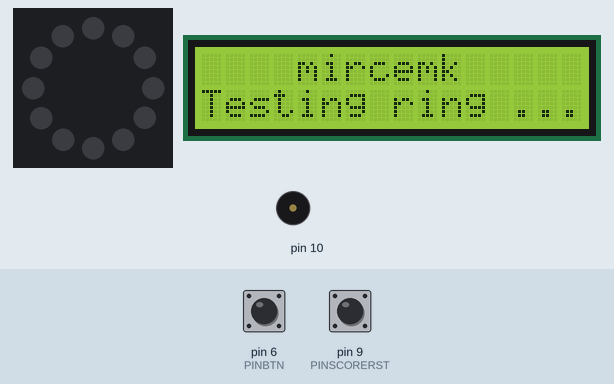
This sketch was run on a simulated Arduino Uno, built with avr-gcc and run on an emulated ATmega328P. On the bench: 12 RGB LEDs in a ring, first at the top, clockwise, 16×2 character LCD, buzzer (waves = sounding). The inputs (shaded band) are chosen by the test bench; at power-on: pin 6 (PINBTN) HIGH, pin 9 (PINSCORERST) HIGH. Dim RGB values are drawn brighter than linear; random numbers use the default seed unless the sketch sets one; what the sketch prints to the serial monitor is not drawn.

Above: at 1.2 s.
1.3 s: pin 6 (PINBTN) pulled LOW for 3.2 s
At 4.3 s:
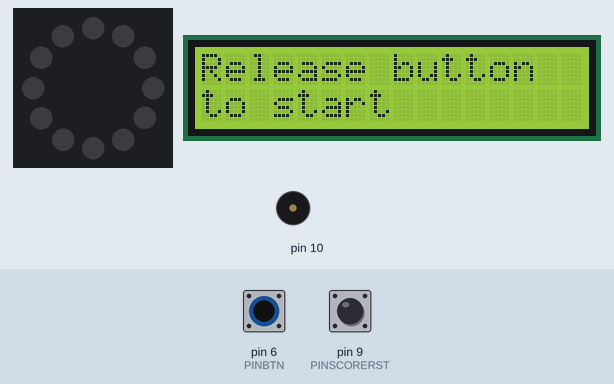
5.1 s: pin 6 (PINBTN) pulled LOW for 0.15 s
At 7.9 s:
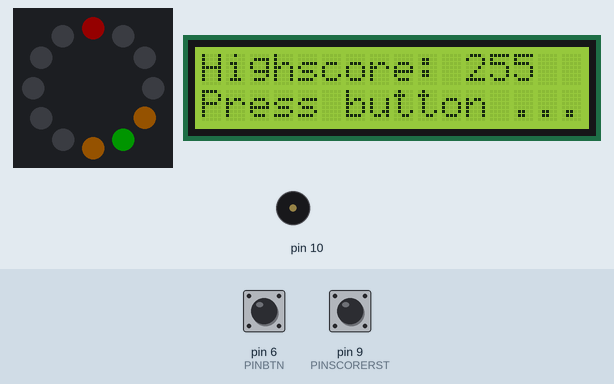
8.2 s: pin 6 (PINBTN) pulled LOW for 1 s
At 9.0 s:
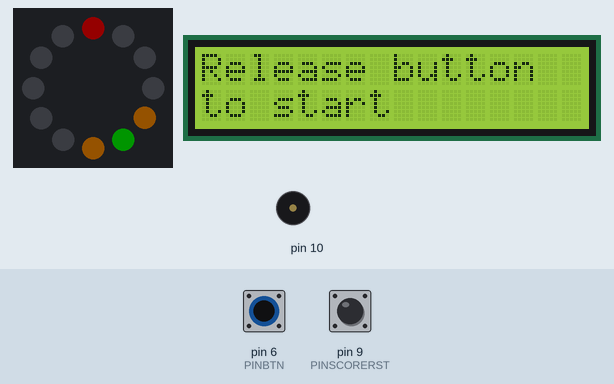
Timing chart, 0 to 18.8 s (numbered marks = the images above; inputs shaded):
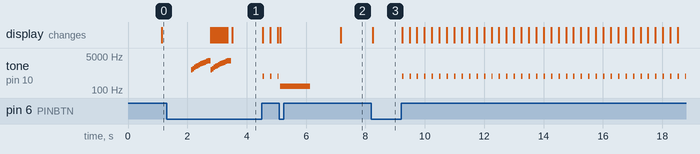

The sketch:

arduino_code.ino
```cpp
// (licence header left out)
#include <Adafruit_NeoPixel.h>
#include <Wire.h>
#include <LiquidCrystal_I2C.h>
#include <EEPROM.h>

//Defines
#define NUMPIXELS   12  // Popular NeoPixel ring size or edit the number of LEDs
#define PIN         2   // Data-Pin to ring or strip
#define PINBTN      6   // Pin for Player-button
#define PINSCORERST 9   // Pin to reset score during first run

#define DISABLEWINDOW 3 //Rounds before the LED before and after target is not valid anymore

//Player-Dot speed defines
#define STARTINTERVAL 250 //"Normal" move
#define MAXINTERVAL 500   //Very slow move
#define MININTERVAL 50    //Very fast move

//Create objects
LiquidCrystal_I2C lcd(0x27,16,2);  // set the LCD adress
Adafruit_NeoPixel pixels(NUMPIXELS, PIN, NEO_GRB + NEO_KHZ800); //Init NeoPixel object

bool bFirstRun, bSecureWindow;
int iState = 1;
int iTargetPos, iPlayerPos, iStoredHighscore, iRound, iScore, iInterval;  //Vars for the game
int iLastButtonPressed, iButtonState, iDebounceButton;  //Vars to debounce button
unsigned long iLastPlayerMove, ulLastDebounceTime;      //Timer to debouce button
unsigned long ulDebounceButton = 10;                    //Debounce-time
int i = 0;
void setup() {
  Serial.begin(115200);
  Serial.println("Init serial communication: DONE");

  //Begin init for WS218B-ring or -strip
  pixels.begin(); // INITIALIZE NeoPixel strip object (REQUIRED)
  pixels.clear(); // Set all pixels to "off"
  pixels.setBrightness(20); // Set brightness to 20%
  pixels.show();   // Send the updated pixel colors to the hardware.
  Serial.println("Init WS218B-ring: DONE");

  //Begin init display
  lcd.init();
  lcd.backlight();
  lcd.clear();
  Serial.println("Init LCD display: DONE");

  randomSeed(analogRead(0));  // Make randome more randome
  Serial.println("Make randome more randome: DONE");

  //Read latest highscore from EEPROM
  iStoredHighscore = EEPROM.read(0);
  Serial.println("Last stored highscore: " + String(iStoredHighscore));

  //Init button with internal pullup-resistor
  pinMode(PINBTN,INPUT_PULLUP); //GameBTN
  pinMode(PINSCORERST,INPUT_PULLUP); //Reset-Pin for score

  //Init some basic-vars
  bFirstRun = true; //Enable firstrun
  iLastButtonPressed = digitalRead(PINBTN); //Init iLastButtonPressed
  iButtonState = digitalRead(PINBTN); //Init iButtonstate
}

void loop() {
  int iDebounceButton = DebounceButton(); //Check and debounce button

  if(!bFirstRun)
  {
    if(iState == 1) //Startscreen
    {
      bSecureWindow = true;
      iRound = 1;
      iScore = 0;
      iInterval = STARTINTERVAL;
      lcd.clear();
      lcd.home();
      lcd.print("Highscore: " + String(iStoredHighscore));
      lcd.setCursor(0,1);
      lcd.print("Press button ...");
      iState = 2;
    }
    if(iState == 2) //Get Button pressed
    {
      if(iDebounceButton == LOW)
      {
        if(iRound == 1) //Only show once during game
          Serial.println("-------- New game --------");
        lcd.clear();
        lcd.home();
        lcd.print("Release button");
        lcd.setCursor(0,1);
        lcd.print("to start");
        iState = 3;
      }
    }
    if(iState == 3) //Init next round
    {
      if(iDebounceButton == HIGH)
      {
        lcd.clear();
        lcd.home();
        lcd.print("Round: " + String(iRound));
        Serial.println("Round: " + String(iRound));
        lcd.setCursor(0,1);
        lcd.print("Score: " + String(iScore));
        Serial.println("Score: " + String(iScore));

        iTargetPos = random(0,NUMPIXELS-1);
        Serial.println("New target pos: " + String(iTargetPos));
        iPlayerPos = random(0,NUMPIXELS-1);
        while(iTargetPos == iPlayerPos)
          iPlayerPos = random(0,NUMPIXELS-1);
        Serial.println("Player start pos: " + String(iPlayerPos));
        iState = 4;
      }
    }
    if(iState == 4) //Draw target and playes dot
    {
      DrawNextTarget(iTargetPos, bSecureWindow);  //Draw new target
      DrawPlayer(iPlayerPos);                     //Draw player dot
      iLastPlayerMove = millis();                 //Update timer for moving
      iState = 5;
    }
    if(iState == 5) //Wait pressing button and move player dot
    {
      if(iDebounceButton == LOW)
      {
        iState = 6;
      }
      else
      {
        unsigned long currentMillis = millis();
        if(currentMillis - iLastPlayerMove > iInterval)
        {
          iPlayerPos++;
          if(iPlayerPos >= NUMPIXELS)
            iPlayerPos = 0;
          DrawNextTarget(iTargetPos, bSecureWindow);
          DrawPlayer(iPlayerPos);
          iLastPlayerMove = currentMillis;
        }
      }
    }
    if(iState == 6) //Check if player win
    {
      if(CheckPlayerPos())  //Winner or loser?
      {
        iScore++; //Update score
        tone(10, 3000, 100);
        iRound++; //Update rounds
        iState = 2; //Go back to release button
        if(iRound > DISABLEWINDOW)  //Only target
        {
          bSecureWindow = false;
          iInterval = random(MININTERVAL,MAXINTERVAL);
        }
        else
          iInterval = random(STARTINTERVAL-50,MAXINTERVAL);
        Serial.println("New interval: " + String(iInterval));
      }
      else
        iState = 90;
    }
    if(iState == 90)  //Game ends
    {
      Serial.println("Game ends");
      lcd.clear();
      lcd.home();
      iDebounceButton = HIGH;
      iLastButtonPressed = HIGH;
      iButtonState = HIGH;
      if(iScore > iStoredHighscore) //New highscore?
      {
        lcd.print("New highscore ");
        lcd.setCursor(0,1);
        lcd.print("New score: " + String(iScore));
        Serial.println("New highscore is " + String(iScore));
        EEPROM.write(0,iScore); //Store new highscore to EEPROM
        iStoredHighscore = iScore;
      }
      else  //Loser
      {
        lcd.print("Game Over");
        lcd.setCursor(0,1);
        lcd.print("You lose");
        Serial.println("You lose!");
         tone(10, 150, 1000);
      }
      Serial.println("-------- End game --------");
      delay(2000);
      iState = 1;
    }
  }
  else
    InitFirstRun(); //Init Firstrun to check LCD and WS218B-ring
}

//Function to make first run
void InitFirstRun()
{
  if(digitalRead(PINSCORERST) == LOW) //Overwrite EEPROM with "0"
  {
    Serial.println("Reset highscore");
    for(int iCnt = 0; iCnt < EEPROM.length(); iCnt++)
      EEPROM.write(iCnt,0);
  }
  Serial.println("---- Start init ----");
  lcd.home();
  lcd.print("Game Cyclone");
  Serial.println("Game Cyclone");
  lcd.setCursor(0,1);
  lcd.print("(c)  M3taKn1ght");
  Serial.print("(c)  M3taKn1ght");
  delay(1000);
  lcd.clear();
  lcd.home();
  lcd.print("    mircemk");
  Serial.println("For az-Delivery");
  lcd.setCursor(0,1);
  lcd.print("Testing ring ...");
  Serial.println("Testing ring ...");
  delay(1000);
  pixels.clear();
  //Check every single LED
  for(int i = 0; i<=51; i+=51)
  {
    InitRingTest(i,0,0);
    delay(50);
  }
//  pixels.clear();
//  for(int i = 0; i<=255; i+=51)
 // {
//    InitRingTest(0,i,0);
 //   delay(50);
  //}
//  pixels.clear();
 // for(int i = 0; i<=255; i+=51)
 // {
  //  InitRingTest(0,0,i);
  //  delay(50);
 // }
  pixels.clear();
  pixels.show();


  Serial.println("----  End init  ----");
  bFirstRun = false;
  Serial.println("bFirstRun: " + String(bFirstRun));
  Serial.println("Activate state for game");
}

//Simple function to check LED-Ring one by one
void InitRingTest(int iRed, int iGreen, int iBlue)
{
  Serial.println("R: " + String(iRed) + " G: " + String(iGreen) + " B: " + String(iBlue));
  for(int iPixel = 0; iPixel < NUMPIXELS; iPixel++)
  {
    pixels.setPixelColor(iPixel, pixels.Color(iRed, iGreen, iBlue));
    pixels.show();
        int thisPitch = map (iPixel , 0, 12,  1000, 3000);
       tone(10, thisPitch,120);
    delay(50);
  }
}

//Function to draw target an secure area for player
void DrawNextTarget(int iPos, bool bArea)
{
  pixels.clear();
  pixels.setPixelColor(iPos, pixels.Color(0, 255, 0));
  if(bArea)
  {
    if(iPos - 1 < 0)
      pixels.setPixelColor(NUMPIXELS - 1, pixels.Color(255, 136, 0));
    else
      pixels.setPixelColor(iPos - 1, pixels.Color(255, 136, 0));

    if(iPos + 1 >= NUMPIXELS)
      pixels.setPixelColor(0, pixels.Color(255, 136, 0));
    else
      pixels.setPixelColor(iPos + 1, pixels.Color(255, 136, 0));
  }
}

//Function to draw players LED
void DrawPlayer(int iPos)
{
  if(iPos == iTargetPos)  //target and player-dot is equal
    pixels.setPixelColor(iPos, pixels.Color(0, 0, 255));  //Dot color will blue

  else
    pixels.setPixelColor(iPos, pixels.Color(255, 0, 0));  //Otherwise red
  pixels.show();
  tone(10, 500, 50);
}

//Function to check after pressing button, if user hit the target
bool CheckPlayerPos()
{
  if(iTargetPos == iPlayerPos)  //Player hit target?

   return true;

  else
  {
    if(bSecureWindow) //LED before and after target active?
    {
      int iBeforeTarget = iTargetPos - 1;
      int iAfterTarget = iTargetPos + 1;
      if(iBeforeTarget < 0)
        iBeforeTarget = NUMPIXELS - 1;
      if(iAfterTarget >= NUMPIXELS)
        iAfterTarget = 0;
      if(iBeforeTarget == iPlayerPos || iAfterTarget == iPlayerPos)
        return true;
      else
        return false;

    }
    else
      return false;
  }
}

//Function to debounce button
int DebounceButton()
{
  int iCurrentButtonState = digitalRead(PINBTN);
  if(iCurrentButtonState != iLastButtonPressed)
    ulLastDebounceTime = millis();

  if((millis() - ulLastDebounceTime) > ulDebounceButton)
  {
    if(iCurrentButtonState != iButtonState)
      iButtonState = iCurrentButtonState;
  }
  iLastButtonPressed = iCurrentButtonState;
  return iButtonState;
}
```

Measured:
- after the input at 8.2 s, tone on pin 10: alternates 500 Hz for 0.05 s and silent for 0.20 s, starting after 1.0 s; the display: changes at once (image 3)
- by itself, tone on pin 10: plays 1000 Hz for 0.05 s, 1166 Hz for 0.05 s, 1333 Hz for 0.05 s, 1500 Hz for 0.05 s, 1666 Hz for 0.05 s, 1833 Hz for 0.05 s … (27 notes in this stretch)
